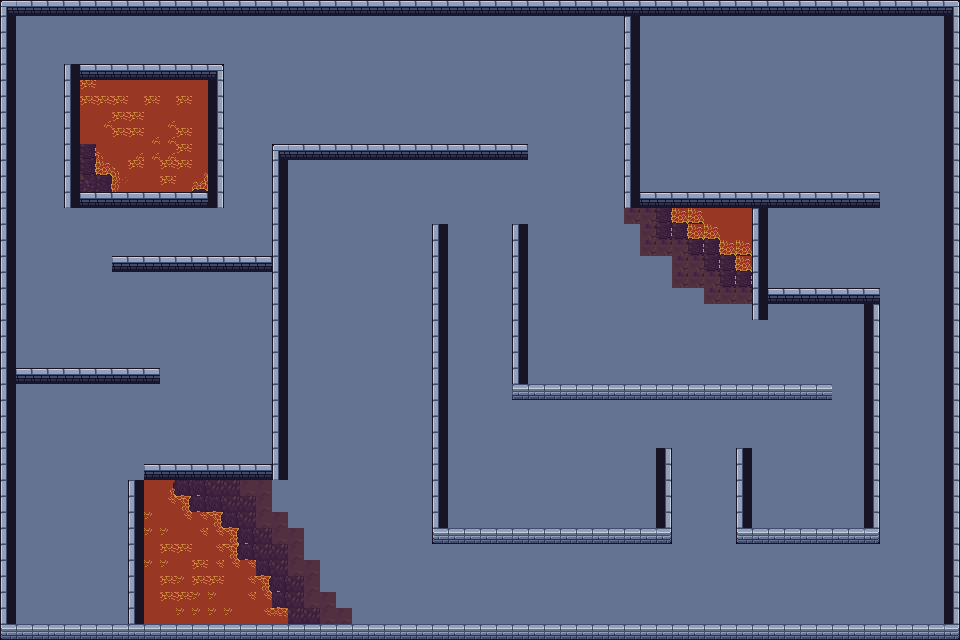

The image is a tile-based game level rendered from a .tmx file. Its description and source (layers, tilesets, objects; grid data summarised) follow:
An orthogonal 60x40 tile map with 16x16 px tiles, 1 tile layer (Tile Layer 2), 10 tilesets and 52 objects (26x wall, 12x guard_start, 12x guard_end, player_spawn, server).

<map version="1.10" tiledversion="1.12.2" orientation="orthogonal" renderorder="right-down" width="60" height="40" tilewidth="16" tileheight="16" infinite="0" nextlayerid="10" nextobjectid="122">
 <tileset firstgid="1" name="Set 1.0" tilewidth="16" tileheight="16" tilecount="48" columns="12">
  <image source="tilesetAD/map1/Dungeon Gathering Free Version/Set 1.0.png" width="192" height="64" />
 </tileset>
 <tileset firstgid="49" name="Set 1.2" tilewidth="16" tileheight="16" tilecount="96" columns="16">
  <image source="tilesetAD/map1/Dungeon Gathering Free Version/Set 1.2.png" width="256" height="96" />
 </tileset>
 <tileset firstgid="145" name="burninglava1 - Copy (2)" tilewidth="16" tileheight="16" tilecount="28" columns="4">
  <image source="tilesetAD/Top Down Lava Tileset 16x16 Free/Top Down Lava Tileset 16x16 Free/FREE TILESET FILES/Environment ( With Animations )/Burning Lava/burninglava1 - Copy (2).png" width="64" height="112" />
 </tileset>
 <tileset firstgid="173" name="burninglava1 - Copy (3)" tilewidth="16" tileheight="16" tilecount="28" columns="7">
  <image source="tilesetAD/Top Down Lava Tileset 16x16 Free/Top Down Lava Tileset 16x16 Free/FREE TILESET FILES/Environment ( With Animations )/Burning Lava/burninglava1 - Copy (3).png" width="112" height="64" />
 </tileset>
 <tileset firstgid="201" name="burninglava1 - Copy" tilewidth="16" tileheight="16" tilecount="28" columns="4">
  <image source="tilesetAD/Top Down Lava Tileset 16x16 Free/Top Down Lava Tileset 16x16 Free/FREE TILESET FILES/Environment ( With Animations )/Burning Lava/burninglava1 - Copy.png" width="64" height="112" />
 </tileset>
 <tileset firstgid="229" name="freelavatileset-Sheet" tilewidth="16" tileheight="16" tilecount="840" columns="56">
  <image source="tilesetAD/Top Down Lava Tileset 16x16 Free/Top Down Lava Tileset 16x16 Free/FREE TILESET FILES/freelavatileset-Sheet.png" width="896" height="240" />
 </tileset>
 <tileset firstgid="1069" name="lavaonland1 - Copy (2)" tilewidth="16" tileheight="16" tilecount="70" columns="10">
  <image source="tilesetAD/Top Down Lava Tileset 16x16 Free/Top Down Lava Tileset 16x16 Free/FREE TILESET FILES/Environment ( With Animations )/Land on Lava Tile/lavaonland1 - Copy (2).png" width="160" height="112" />
 </tileset>
 <tileset firstgid="1139" name="lavaonland1 - Copy (3)" tilewidth="16" tileheight="16" tilecount="70" columns="10">
  <image source="tilesetAD/Top Down Lava Tileset 16x16 Free/Top Down Lava Tileset 16x16 Free/FREE TILESET FILES/Environment ( With Animations )/Land on Lava Tile/lavaonland1 - Copy (3).png" width="160" height="112" />
 </tileset>
 <tileset firstgid="1209" name="lavaonland1 - Copy" tilewidth="16" tileheight="16" tilecount="70" columns="7">
  <image source="tilesetAD/Top Down Lava Tileset 16x16 Free/Top Down Lava Tileset 16x16 Free/FREE TILESET FILES/Environment ( With Animations )/Land on Lava Tile/lavaonland1 - Copy.png" width="112" height="160" />
 </tileset>
 <tileset firstgid="1279" name="lavaonland1" tilewidth="16" tileheight="16" tilecount="70" columns="7">
  <image source="tilesetAD/Top Down Lava Tileset 16x16 Free/Top Down Lava Tileset 16x16 Free/FREE TILESET FILES/Environment ( With Animations )/Land on Lava Tile/lavaonland1.png" width="112" height="160" />
 </tileset>
 <objectgroup id="2" name="collisions" offsetx="-3.12373" offsety="1.56186">
  <object id="13" name="wall" x="754.07" y="208.878" width="13.913" height="110.171" />
  <object id="119" name="wall" x="655.404" y="447.544" width="15.2463" height="95.504" />
  <object id="120" name="wall" x="736.07" y="448.211" width="15.2463" height="94.8373" />
  <object id="14" name="wall" x="863.458" y="303.773" width="14.4636" height="222.002" />
  <object id="16" name="wall" x="431.674" y="224.443" width="16.5618" height="302.998" />
  <object id="17" name="wall" x="642.128" y="194.375" width="239.299" height="14.2904" />
  <object id="99" name="wall" x="528.235" y="384.634" width="297.632" height="13.6237" />
  <object id="20" name="wall" x="753.081" y="526.864" width="125.138" height="15" />
  <object id="21" name="wall" x="431.108" y="527.905" width="223.352" height="14.152" />
  <object id="22" name="wall" x="118.477" y="256.518" width="154" height="14.2948" />
  <object id="24" name="wall" x="0" y="-1" width="955" height="16" />
  <object id="25" name="wall" x="946" y="0" width="16" height="630" />
  <object id="26" name="wall" x="513.3" y="223.835" width="14.476" height="173.58" />
  <object id="117" name="wall" x="622.634" y="16.502" width="16.476" height="191.913" />
  <object id="118" name="wall" x="273.3" y="159.835" width="13.8093" height="320.913" />
  <object id="108" name="wall" x="274.634" y="146.502" width="249.142" height="14.2467" />
  <object id="115" name="wall" x="80.6343" y="64.5023" width="127.809" height="14.2467" />
  <object id="121" name="wall" x="767.968" y="287.836" width="111.809" height="14.2467" />
  <object id="28" name="wall" x="126.863" y="481.374" width="15.6667" height="142.93" />
  <object id="116" name="wall" x="206.863" y="64.7069" width="15.6667" height="142.93" />
  <object id="114" name="wall" x="64.1968" y="64.7069" width="15.6667" height="142.93" />
  <object id="30" name="wall" x="14.6302" y="370.079" width="146.194" height="13.3333" />
  <object id="31" name="wall" x="0.729083" y="14.2212" width="14.6667" height="609.862" />
  <object id="109" name="wall" x="80.484" y="191.944" width="127.367" height="15.457" />
  <object id="34" name="wall" x="0" y="624.667" width="962.371" height="13.1427" />
  <object id="106" name="wall" x="128.429" y="465.684" width="145.447" height="14.6943" />
 </objectgroup>
 <objectgroup id="5" name="entities" offsetx="15.6186" offsety="9.37119">
  <object id="51" name="player_spawn" x="46" y="563.333" width="14.6667" height="17.3333" />
  <object id="52" name="server" x="697.376" y="71.517" width="31.1667" height="33.5" />
 </objectgroup>
 <objectgroup id="6" name="enemies" offsetx="-6.24746" offsety="9.37119">
  <object id="78" name="guard_start" x="369.167" y="574.559" width="14.5" height="15">
   <properties>
    <property name="id" type="int" value="12" />
    <property name="viewAngle" type="int" value="60" />
    <property name="viewRadius" type="int" value="120" />
   </properties>
  </object>
  <object id="79" name="guard_end" x="846.704" y="572.843" width="15" height="14.5">
   <properties>
    <property name="id" type="int" value="12" />
    <property name="viewAngle" type="int" value="60" />
    <property name="viewRadius" type="int" value="120" />
   </properties>
  </object>
  <object id="80" name="guard_end" x="584.078" y="44.93" width="14" height="13">
   <properties>
    <property name="id" type="int" value="13" />
    <property name="viewAngle" type="int" value="60" />
    <property name="viewRadius" type="int" value="120" />
   </properties>
  </object>
  <object id="81" name="guard_start" x="581.2" y="256.643" width="13.5" height="14.5">
   <properties>
    <property name="id" type="int" value="13" />
    <property name="viewAngle" type="int" value="60" />
    <property name="viewRadius" type="int" value="120" />
   </properties>
  </object>
  <object id="82" name="guard_start" x="237.726" y="302.591" width="15.3333" height="16">
   <properties>
    <property name="id" type="int" value="14" />
    <property name="viewAngle" type="int" value="60" />
    <property name="viewRadius" type="int" value="120" />
   </properties>
  </object>
  </objectgroup>
 <layer id="9" name="Tile Layer 2" width="60" height="40">
  <data>[2400 cells, 2400 non-empty, 35 distinct tile ids]</data>
 </layer>
</map>
<!-- 19 of 52 objects omitted -->
